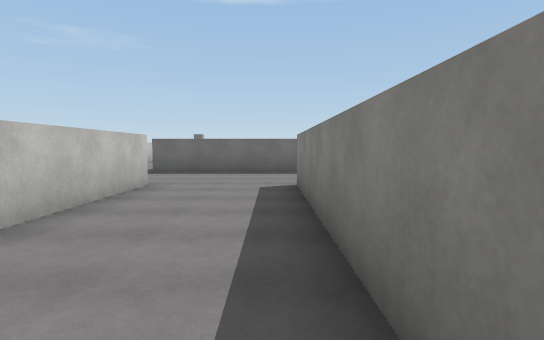
View 1 (above)

22 first-person views from a walk through a scene from a Unity 3-D project. The camera is 1.5 m above the floor, tilts 4° down and sees 80° across. The floor is counted in squares, 2 m on a side. Each view is taken from the middle of a square. On the plan, view 1 faces up. The plan holds only what a view shows up to about 11 squares ahead; the rest is blank. The place goes on beyond the plan. The player is left out. Some surface patterns are stand-ins.

View 2
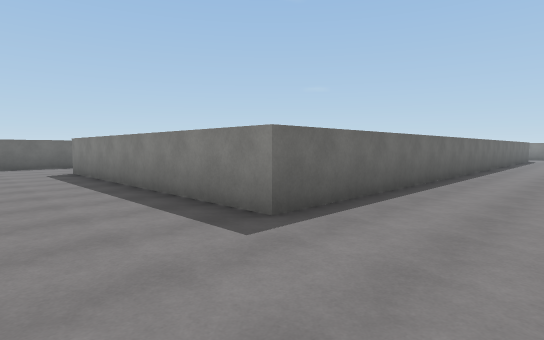

View 3
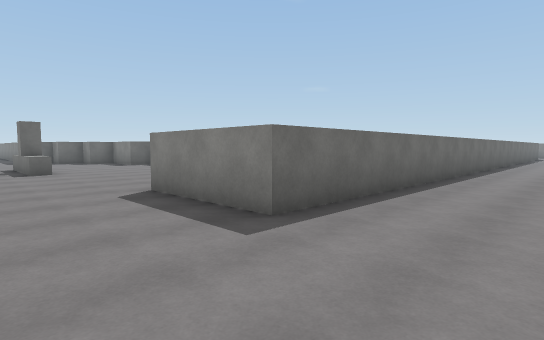

View 4
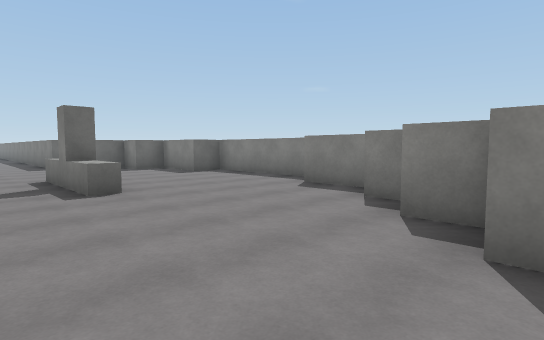

View 5
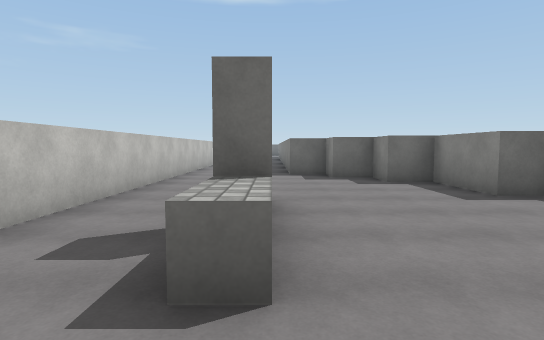

View 6
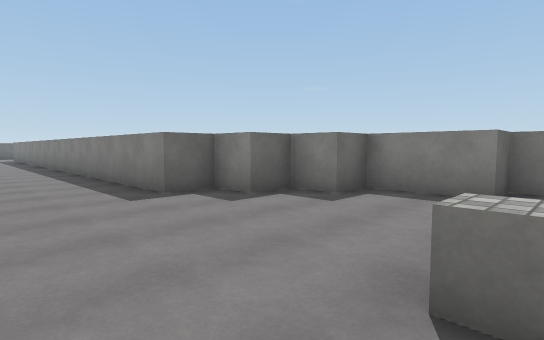

View 7
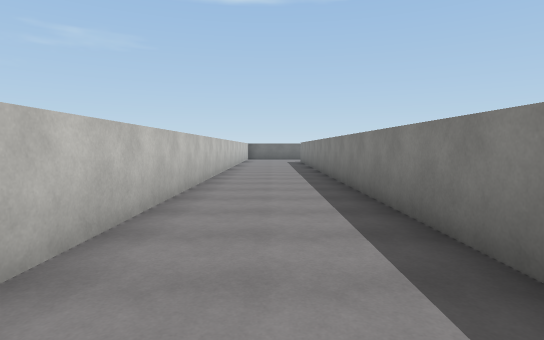

View 8
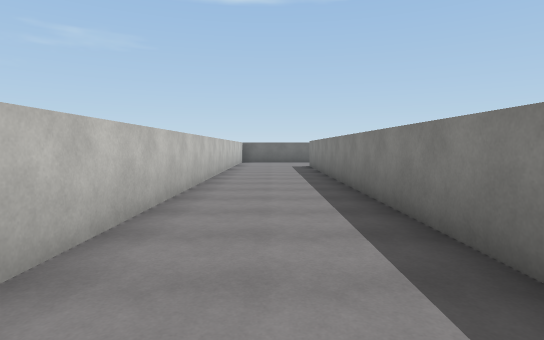

View 9
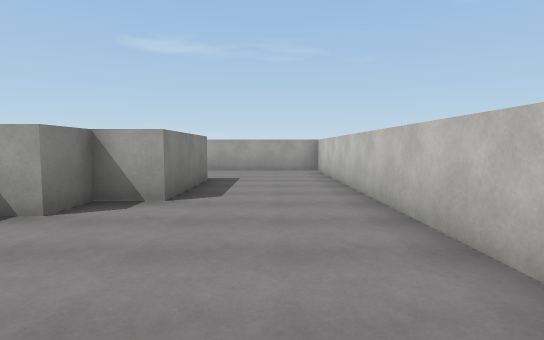

View 10
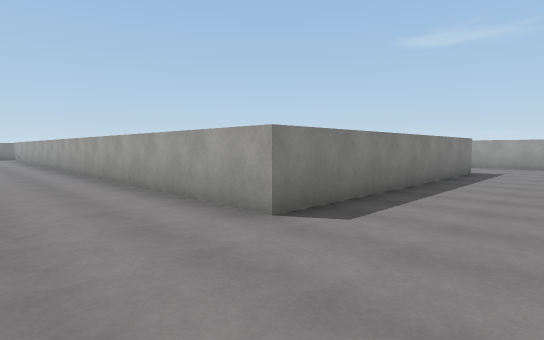

View 11
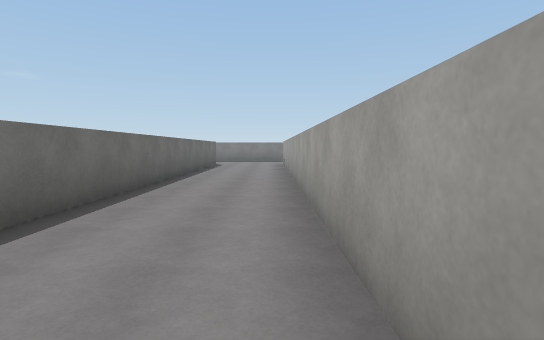

View 12
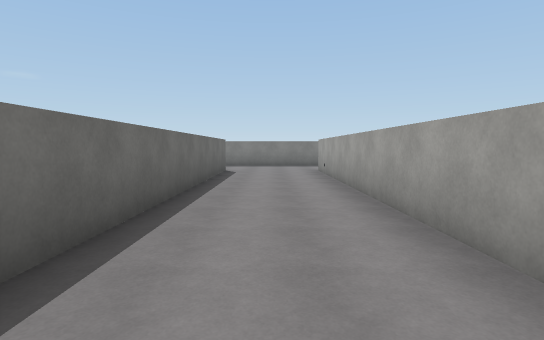

View 13
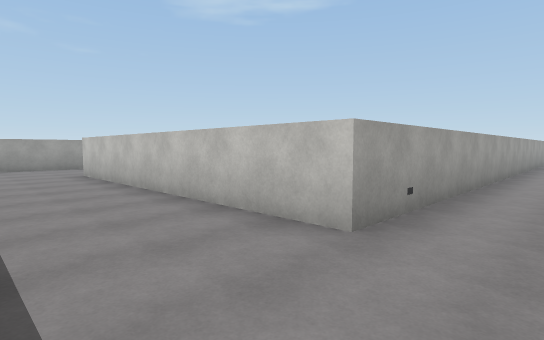

View 14
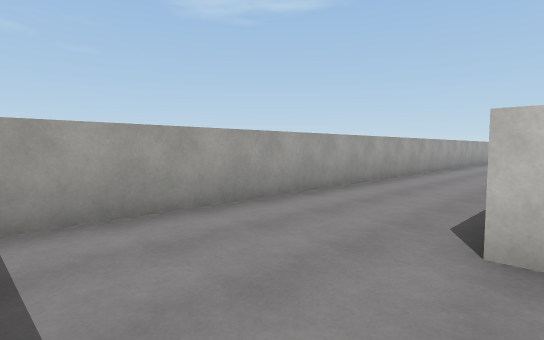

View 15
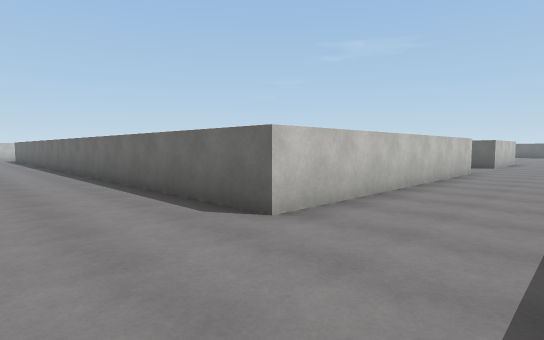

View 16
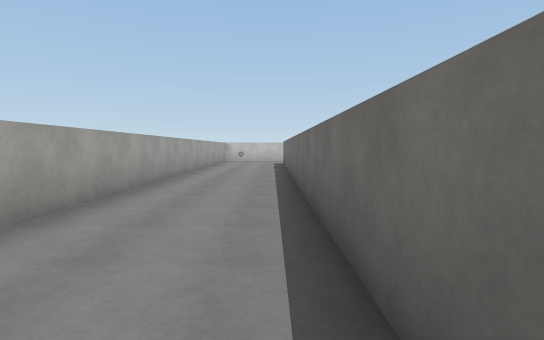

View 17
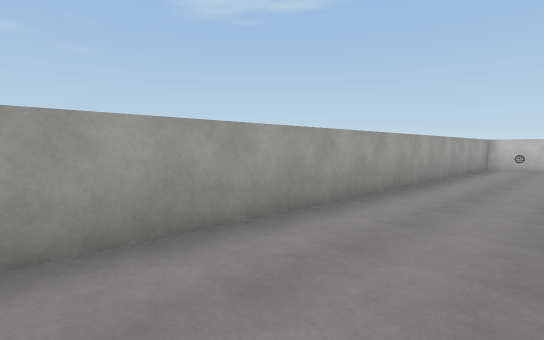

View 18
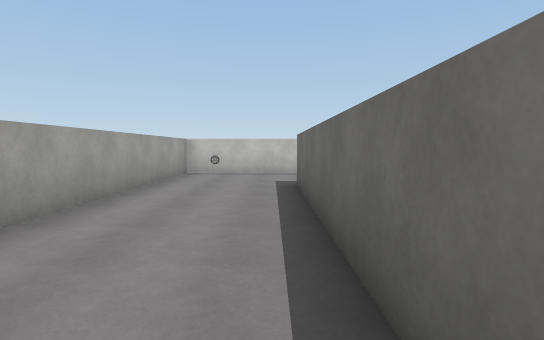

View 19
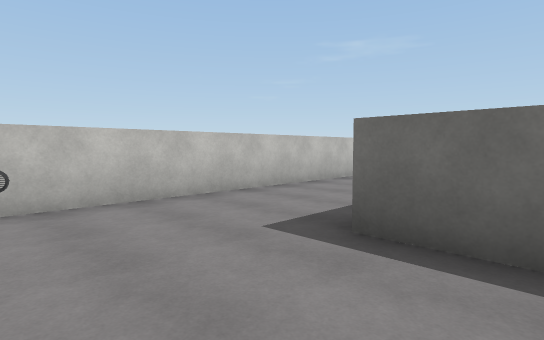

View 20
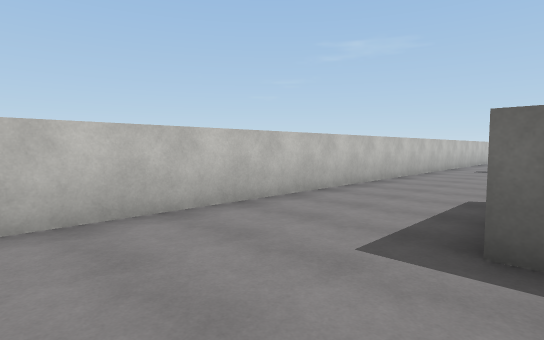

View 21
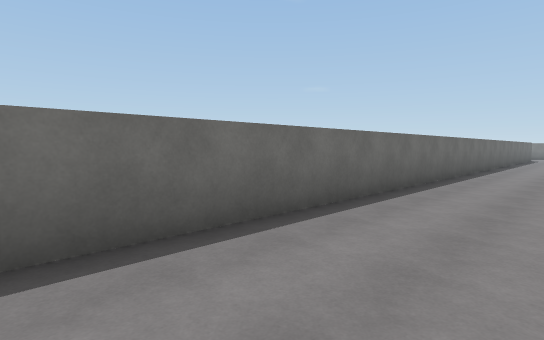

View 22
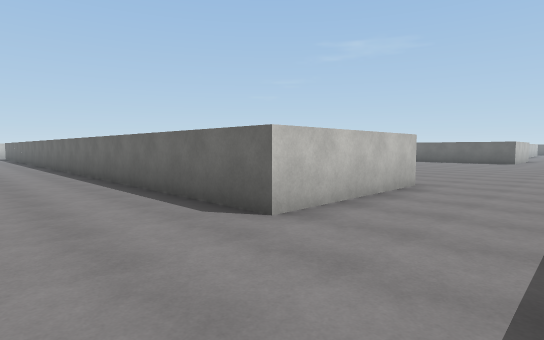

### Floor plan
Points are (right, up) in squares from view 1. A wall is a line through its corners. A room is listed if a view was taken in it or the views show most of it. See-through windows are left out.
Room 1 (views 1, 2, 3, 4, 5, 6, 7, 8, 9, 10, 11, 12, 13, 14, 15, 16, 17, 18, 19, 20, 21, 22)
walls: (0.5, 17.2) (0.5, 21) (-0.5, 21) (-0.5, 23) (-1.5, 23) (-1.5, 24) (-2.5, 24) (-2.5, 25) (-3.5, 25) (-3.5, 39.4); (-0.5, 15) (-0.5, 16.5); (-1.5, 13.9) (-1.5, 14.5); (19.5, 13.5) (19.5, 9.5) (-3.5, 9.5) (-3.5, 12.5) (-2.5, 12.5) (-2.5, 13.5) (-2, 13.5); (0.5, 6.5) (19.5, 6.5) (19.5, -1.5) (0.5, -1.5) (0.5, 6.5); (-2.5, 6.5) (-2.5, -4.5) (21.8, -4.5); (-6.5, 39.5) (-6.5, 6.5) (-2.9, 6.5)
low walls: (-3.9, 17.5) (-4.5, 17.5) (-4.5, 18.5); (-4.5, 19.4) (-4.5, 20.5)
objects: block (-4, 19); other object (18, 7)

Where each view was taken, in squares from view 1:
view 1: 0 up, 0 right, facing up
view 2: 4 down, 2 left, facing up-right
view 3: 7 up, 6 left, facing up-right
view 4: 12 up, 6 left, facing up-right
view 5: 16 up, 4 left, facing up
view 6: 20 up, 6 left, facing up-right
view 7: 25 up, 5 left, facing up
view 8: 29 up, 5 left, facing up
view 9: 17 up, 5 left, facing down
view 10: 9 up, 2 left, facing down-right
view 11: 7 up, 5 right, facing right
view 12: 8 up, 9 right, facing right
view 13: 8 up, 22 right, facing down-left
view 14: 1 down, 22 right, facing down-left
view 15: 4 down, 22 right, facing up-left
view 16: 2 down, 15 right, facing left
view 17: 2 down, 10 right, facing down-left
view 18: 2 down, 7 right, facing left
view 19: 4 down, 2 right, facing up-left
view 20: 7 up, 3 left, facing up-left
view 21: 7 up, 3 left, facing up-right
view 22: 7 up, 22 right, facing up-left
